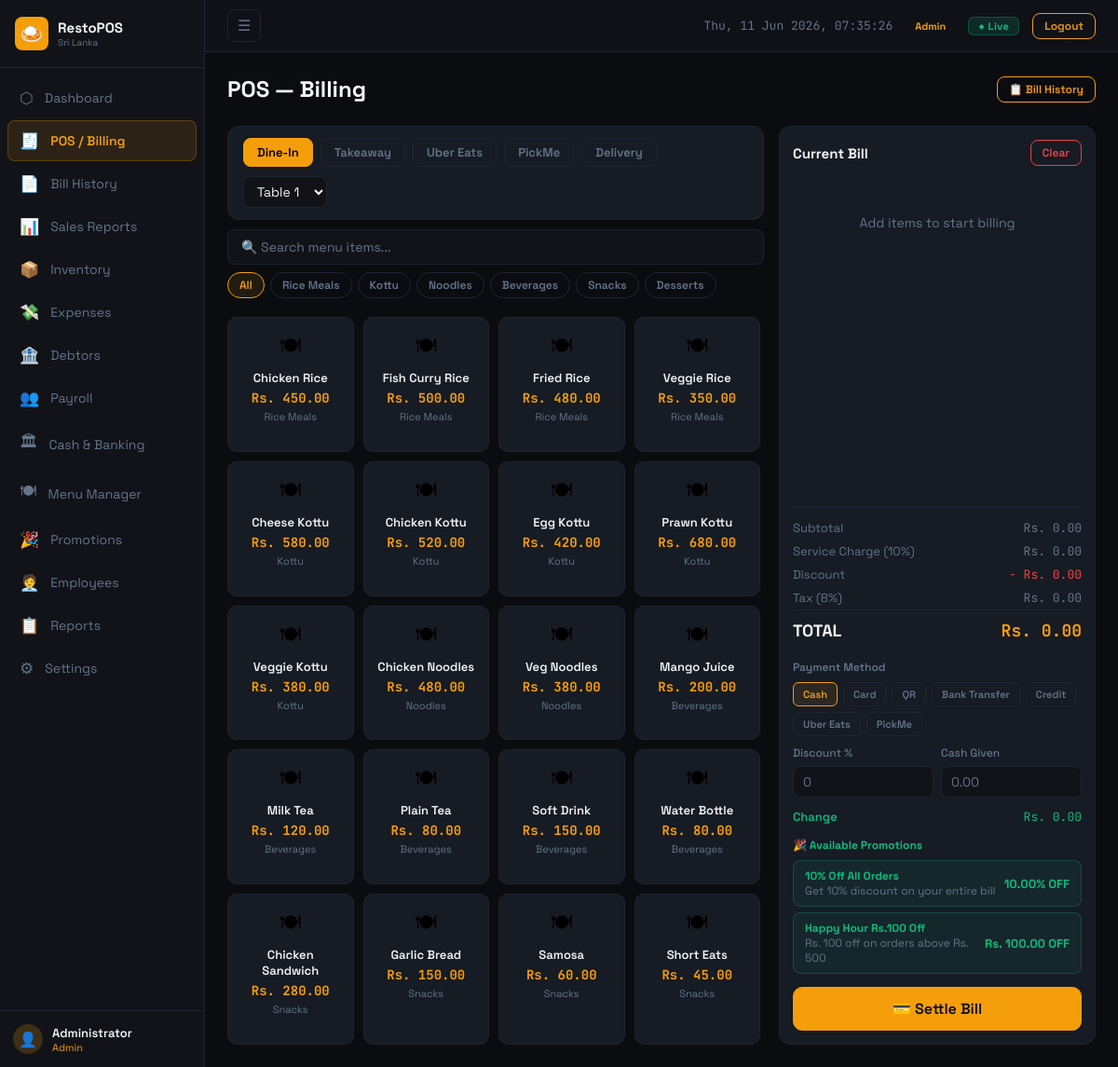
The app's page /modules/pos.php (signed in) with its own data.
### tables this page shows
CREATE TABLE menu_categories (
    id INT AUTO_INCREMENT PRIMARY KEY,
    name VARCHAR(100) NOT NULL,
    sort_order INT DEFAULT 0,
    active TINYINT(1) DEFAULT 1
);

CREATE TABLE menu_items (
    id INT AUTO_INCREMENT PRIMARY KEY,
    category_id INT NOT NULL,
    name VARCHAR(150) NOT NULL,
    price DECIMAL(10,2) NOT NULL DEFAULT 0,
    description TEXT,
    active TINYINT(1) DEFAULT 1,
    created_at TIMESTAMP DEFAULT CURRENT_TIMESTAMP,
    FOREIGN KEY (category_id) REFERENCES menu_categories(id)
);

CREATE TABLE settings (
    id INT AUTO_INCREMENT PRIMARY KEY,
    setting_key VARCHAR(100) NOT NULL UNIQUE,
    setting_value TEXT,
    updated_at TIMESTAMP DEFAULT CURRENT_TIMESTAMP ON UPDATE CURRENT_TIMESTAMP
);

CREATE TABLE promotions (
    id INT AUTO_INCREMENT PRIMARY KEY,
    name VARCHAR(150) NOT NULL,
    description TEXT,
    promo_type ENUM('percent_off','fixed_off','buy_x_get_y') NOT NULL DEFAULT 'percent_off',
    discount_value DECIMAL(10,2) DEFAULT 0,
    buy_qty INT DEFAULT 1,
    get_qty INT DEFAULT 1,
    applies_to ENUM('all','category','item') DEFAULT 'all',
    applies_id INT DEFAULT NULL,
    min_order_amount DECIMAL(10,2) DEFAULT 0,
    valid_from DATE,
    valid_to DATE,
    active TINYINT(1) DEFAULT 1,
    created_at TIMESTAMP DEFAULT CURRENT_TIMESTAMP
);

### includes/config.php (called while the page is built, shortened)
<?php
function getDB(): PDO {
    static $pdo = null;
    if ($pdo === null) {
        $dsn = "mysql:host=".DB_HOST.";dbname=".DB_NAME.";charset=".DB_CHARSET;
        $options = [
            PDO::ATTR_ERRMODE            => PDO::ERRMODE_EXCEPTION,
            PDO::ATTR_DEFAULT_FETCH_MODE => PDO::FETCH_ASSOC,
            PDO::ATTR_EMULATE_PREPARES   => false,
        ];
        try {
            $pdo = new PDO($dsn, DB_USER, DB_PASS, $options);
        } catch (PDOException $e) {
            die('<div style="font-family:monospace;padding:20px;color:red">Database connection failed: ' . $e->getMessage() . '</div>');
        }
    }
    return $pdo;
}
function getSetting(string $key, string $default = ''): string {
    try {
        $db = getDB();
        $stmt = $db->prepare("SELECT setting_value FROM settings WHERE setting_key = ?");
        $stmt->execute([$key]);
        $row = $stmt->fetch();
        return $row ? $row['setting_value'] : $default;
    } catch (Exception $e) {
        return $default;
    }
}

### modules/pos.php (the view, shortened to what this page needs)
<?php
require_once '../includes/config.php';
$db = getDB();
$db->exec("CREATE TABLE IF NOT EXISTS promotions (id INT AUTO_INCREMENT PRIMARY KEY, name VARCHAR(150) NOT NULL, description TEXT, promo_type ENUM('percent_off','fixed_off','buy_x_get_y') NOT NULL DEFAULT 'percent_off', discount_value DECIMAL(10,2) DEFAULT 0, buy_qty INT DEFAULT 1, get_qty INT DEFAULT 1, applies_to ENUM('all','category','item') DEFAULT 'all', applies_id INT DEFAULT NULL, min_order_amount DECIMAL(10,2) DEFAULT 0, valid_from DATE, valid_to DATE, active TINYINT(1) DEFAULT 1, created_at TIMESTAMP DEFAULT CURRENT_TIMESTAMP)");
$db->exec("CREATE TABLE IF NOT EXISTS bill_promotions (id INT AUTO_INCREMENT PRIMARY KEY, bill_id INT NOT NULL, promo_id INT NOT NULL, promo_name VARCHAR(150), discount_amt DECIMAL(10,2) DEFAULT 0)");
$svcPct = (float)getSetting('service_charge_pct', '10');
$taxPct = (float)getSetting('tax_pct', '8');
$categories = $db->query("SELECT * FROM menu_categories WHERE active=1 ORDER BY sort_order")->fetchAll();
$menuItems  = $db->query("SELECT mi.*, mc.name as cat_name FROM menu_items mi JOIN menu_categories mc ON mi.category_id=mc.id WHERE mi.active=1 ORDER BY mc.sort_order,mi.name")->fetchAll();
$today = date('Y-m-d');
$promos = $db->prepare("SELECT * FROM promotions WHERE active=1 AND (valid_from IS NULL OR valid_from <= ?) AND (valid_to IS NULL OR valid_to >= ?) ORDER BY name");
$promos->execute([$today,$today]); $promos=$promos->fetchAll();
include '../includes/header.php';
?>
<div class="page-header">
  <div class="page-title">POS — Billing</div>
  <a href="bills.php" class="btn btn-sm btn-outline">📋 Bill History</a>
</div>
<div class="pos-layout">
<div style="display:flex;flex-direction:column;gap:10px;overflow:hidden">
  <div class="card" style="padding:12px 16px;flex-shrink:0">
    <div style="display:flex;gap:10px;align-items:center;flex-wrap:wrap">
      <div class="order-types">
        <?php foreach (['Dine-In','Takeaway','Uber Eats','PickMe','Delivery'] as $ot): ?>
          <button class="ot-btn <?= $ot==='Dine-In'?'active':'' ?>" data-type="<?= $ot ?>" onclick="setOrderType('<?= $ot ?>')"><?= $ot ?></button>
        <?php endforeach; ?>
      </div>
      <select id="tableSelector" class="form-control" style="width:90px;padding:6px 10px">
        <?php foreach (range(1,12) as $t): ?><option value="T<?= $t ?>">Table <?= $t ?></option><?php endforeach; ?>
      </select>
    </div>
  </div>
  <div style="flex-shrink:0">
    <input type="text" class="form-control mb-8" placeholder="🔍 Search menu items..." oninput="menuSearch(this.value)">
    <div class="cat-filters">
      <button class="cat-btn active" data-cat="All" onclick="filterCategory('All')">All</button>
      <?php foreach ($categories as $cat): ?>
        <button class="cat-btn" data-cat="<?= htmlspecialchars($cat['name']) ?>" onclick="filterCategory('<?= htmlspecialchars($cat['name']) ?>')"><?= htmlspecialchars($cat['name']) ?></button>
      <?php endforeach; ?>
    </div>
  </div>
  <div class="menu-grid" style="flex:1">
    <?php foreach ($menuItems as $item): ?>
      <button class="menu-btn"
              data-id="<?= $item['id'] ?>"
              data-cat="<?= htmlspecialchars($item['cat_name']) ?>"
              data-name="<?= htmlspecialchars(strtolower($item['name'])) ?>"
              onclick="addToCart(<?= $item['id'] ?>, '<?= addslashes($item['name']) ?>', <?= $item['price'] ?>)">
        <span class="menu-emoji">🍽</span>
        <span class="item-name"><?= htmlspecialchars($item['name']) ?></span>
        <span class="item-price">Rs. <?= number_format($item['price'],2) ?></span>
        <span class="item-cat"><?= htmlspecialchars($item['cat_name']) ?></span>
      </button>
    <?php endforeach; ?>
  </div>
</div>
<div class="bill-panel">
  <div class="card" style="flex:1;display:flex;flex-direction:column;padding:14px;overflow:hidden">
    <div class="flex-between mb-12">
      <div style="font-weight:700;font-size:15px">Current Bill</div>
      <button class="btn btn-sm btn-outline-red" onclick="clearBill()">Clear</button>
    </div>
    <div id="billItems" class="bill-items">
      <div style="color:var(--muted);text-align:center;margin-top:40px;font-size:14px">Add items to start billing</div>
    </div>
    <div style="border-top:1px solid var(--border);padding-top:10px;margin-top:10px">
      <div class="bill-total-line"><span>Subtotal</span><span id="billSubtotal" class="mono">Rs. 0.00</span></div>
      <div class="bill-total-line"><span>Service Charge (<?= $svcPct ?>%)</span><span id="billSvc" class="mono">Rs. 0.00</span></div>
      <div class="bill-total-line"><span>Discount</span><span id="billDisc" class="mono text-red">- Rs. 0.00</span></div>
      <div class="bill-total-line"><span>Tax (<?= $taxPct ?>%)</span><span id="billTax" class="mono">Rs. 0.00</span></div>
      <div class="bill-grand"><span>TOTAL</span><span id="billTotal" class="mono text-accent">Rs. 0.00</span></div>
    </div>
    <div style="margin-top:10px">
      <div class="fs-12 text-muted mb-8" style="font-weight:600">Payment Method</div>
      <div class="pay-methods">
        <?php foreach (['Cash','Card','QR','Bank Transfer','Credit','Uber Eats','PickMe'] as $pm): ?>
          <button class="pay-btn <?= $pm==='Cash'?'active':'' ?>"
                  data-method="<?= $pm ?>"
                  onclick="posSetPay('<?= $pm ?>')"><?= $pm ?></button>
        <?php endforeach; ?>
      </div>
      <div style="display:flex;gap:8px;margin-top:10px;margin-bottom:8px">
        <div class="form-group" style="flex:1">
          <label class="form-label fs-12">Discount %</label>
          <input type="number" id="discountInput" class="form-control" min="0" max="100" placeholder="0" oninput="setDiscount(this.value)" style="padding:7px 10px">
        </div>
        <div class="form-group" id="cashRow" style="flex:1">
          <label class="form-label fs-12">Cash Given</label>
          <input type="number" id="cashGiven" class="form-control" placeholder="0.00" oninput="updateChange()" style="padding:7px 10px">
        </div>
      </div>
      <div class="bill-total-line">
        <span style="color:var(--green);font-weight:600">Change</span>
        <span id="changeAmt" class="mono text-green">Rs. 0.00</span>
      </div>
      <?php if (!empty($promos)): ?>
      <div style="margin-top:10px">
        <div class="fs-12 mb-8" style="font-weight:700;color:var(--green)">🎉 Available Promotions</div>
        <div id="promoList" style="display:flex;flex-direction:column;gap:6px">
          <?php foreach ($promos as $p): ?>
          <div class="promo-card" id="promoCard_<?=$p['id']?>"
               style="padding:8px 12px;background:rgba(16,185,129,.08);border:1px solid rgba(16,185,129,.25);border-radius:8px;cursor:pointer;transition:.15s"
               onclick="applyPromo(<?=$p['id']?>,'<?=addslashes($p['name'])?>','<?=$p['promo_type']?>',<?=$p['discount_value']?>,<?=$p['buy_qty']?>,<?=$p['get_qty']?>,<?=$p['min_order_amount']?>)">
            <div style="display:flex;justify-content:space-between;align-items:center">
              <div>
                <div style="font-weight:700;font-size:12px;color:var(--green)"><?=htmlspecialchars($p['name'])?></div>
                <div class="fs-12 text-muted"><?=htmlspecialchars($p['description']??'')?></div>
              </div>
              <div style="font-weight:700;font-size:13px;color:var(--green);white-space:nowrap;margin-left:8px">
                <?php if ($p['promo_type']==='percent_off'): ?><?=$p['discount_value']?>% OFF
                <?php elseif ($p['promo_type']==='fixed_off'): ?>Rs. <?=number_format($p['discount_value'],2)?> OFF
                <?php else: ?>Buy <?=$p['buy_qty']?> Get Free<?php endif; ?>
              </div>
            </div>
          </div>
          <?php endforeach; ?>
        </div>
      </div>
      <?php endif; ?>
    </div>
    <form method="POST" id="posForm" onsubmit="return validateBill()">
      <button type="submit" class="btn btn-block btn-lg" style="margin-top:14px;border-radius:10px;font-size:16px">
        💳 Settle Bill
      </button>
    </form>
  </div>
</div>
</div>
<?php include '../includes/footer.php'; ?>

### assets/css/style.css (style rules this page uses)
:root { --bg: #0a0c10; --surface: #111318; --card: #161b24; --border: #1e2530; --accent: #f59e0b; --accent2: #92400e; --green: #10b981; --red: #ef4444; --blue: #3b82f6; --purple: #8b5cf6; --text: #f1f5f9; --muted: #64748b; --sidebar-w:220px; }
*,*::before,*::after { box-sizing:border-box; margin:0; padding:0; }
html { font-size:15px; }
body { font-family:'Space Grotesk',sans-serif; background:var(--bg); color:var(--text); min-height:100vh; }
a { text-decoration:none; color:inherit; }
button,input,select,textarea { font-family:inherit; }
.page-header { display:flex; justify-content:space-between; align-items:center; margin-bottom:24px; flex-wrap:wrap; gap:12px; }
.page-title { font-size:24px; font-weight:700; }
.card { background:var(--card); border:1px solid var(--border); border-radius:12px; padding:20px; }
.btn { display:inline-flex; align-items:center; gap:6px; padding:8px 18px; border-radius:8px; font-size:14px; font-weight:600; border:1px solid var(--accent); background:var(--accent); color:#0a0c10; cursor:pointer; transition:all .15s; white-space:nowrap; }
.btn-sm { padding:5px 12px; font-size:12px; }
.btn-outline { background:transparent; color:var(--accent); }
.btn-outline-red { background:transparent; border-color:var(--red); color:var(--red); }
.btn-block { width:100%; justify-content:center; }
.btn-lg { padding:12px 24px; font-size:16px; }
.form-group { display:flex; flex-direction:column; gap:6px; }
.form-label { font-size:13px; color:var(--muted); font-weight:500; }
.form-control { background:var(--surface); border:1px solid var(--border); border-radius:8px; padding:9px 14px; color:var(--text); font-size:14px; font-family:'Space Grotesk',sans-serif; transition:border-color .15s; width:100%; }
.form-control::placeholder { color:var(--muted); }
.mono { font-family:'JetBrains Mono',monospace; }
.text-green { color:var(--green); }
.text-red { color:var(--red); }
.text-accent { color:var(--accent); }
.text-muted { color:var(--muted); }
.pos-layout { display:grid; grid-template-columns:1fr 340px; gap:16px; height:calc(100vh - 80px); }
.menu-grid { display:grid; grid-template-columns:repeat(auto-fill,minmax(130px,1fr)); gap:10px; overflow-y:auto; padding-right:4px; }
.menu-btn { background:var(--card); border:1px solid var(--border); border-radius:10px; padding:14px 10px; text-align:center; cursor:pointer; transition:all .15s; display:flex; flex-direction:column; align-items:center; gap:4px; }
.menu-btn .item-name { font-size:13px; font-weight:600; color:var(--text); }
.menu-btn .item-price { font-size:14px; font-weight:700; color:var(--accent); font-family:'JetBrains Mono',monospace; }
.menu-btn .item-cat { font-size:11px; color:var(--muted); }
.menu-emoji { font-size:22px; }
.cat-filters { display:flex; gap:6px; flex-wrap:wrap; margin-bottom:10px; }
.cat-btn { padding:5px 12px; border-radius:20px; font-size:12px; font-weight:600; border:1px solid var(--border); background:transparent; color:var(--muted); cursor:pointer; transition:.15s; }
.cat-btn.active { border-color:var(--accent); color:var(--accent); background:rgba(245,158,11,.1); }
.bill-panel { display:flex; flex-direction:column; height:100%; }
.bill-items { flex:1; overflow-y:auto; }
.bill-total-line { display:flex; justify-content:space-between; padding:4px 0; font-size:13px; color:var(--muted); }
.bill-grand { display:flex; justify-content:space-between; padding:10px 0; font-size:18px; font-weight:700; border-top:1px solid var(--border); }
.pay-methods { display:flex; gap:6px; flex-wrap:wrap; margin-bottom:10px; }
.pay-btn { padding:5px 10px; border-radius:6px; font-size:11px; font-weight:600; border:1px solid var(--border); background:transparent; color:var(--muted); cursor:pointer; transition:.15s; }
.pay-btn.active { border-color:var(--accent); color:var(--accent); background:rgba(245,158,11,.1); }
.order-types { display:flex; gap:8px; flex-wrap:wrap; }
.ot-btn { padding:6px 14px; border-radius:8px; font-size:13px; font-weight:600; border:1px solid var(--border); background:transparent; color:var(--muted); cursor:pointer; transition:.15s; }
.ot-btn.active { background:var(--accent); border-color:var(--accent); color:#000; }
.flex-between { display:flex; justify-content:space-between; align-items:center; }
.mb-8 { margin-bottom:8px; }
.mb-12 { margin-bottom:12px; }
.fs-12 { font-size:12px; }

### records on screen
menu_categories: name "Rice Meals"
menu_categories: name "Kottu"
menu_categories: name "Noodles"
menu_categories: name "Beverages"
menu_categories: name "Snacks"
menu_categories: name "Desserts"
menu_items: name "Chicken Rice", price "450.00", category.name "Rice Meals"
menu_items: name "Fish Curry Rice", price "500.00", category.name "Rice Meals"
menu_items: name "Fried Rice", price "480.00", category.name "Rice Meals"
menu_items: name "Veggie Rice", price "350.00", category.name "Rice Meals"
menu_items: name "Cheese Kottu", price "580.00", category.name "Kottu"
menu_items: name "Chicken Kottu", price "520.00", category.name "Kottu"
menu_items: name "Egg Kottu", price "420.00", category.name "Kottu"
menu_items: name "Prawn Kottu", price "680.00", category.name "Kottu"
menu_items: name "Veggie Kottu", price "380.00", category.name "Kottu"
menu_items: name "Chicken Noodles", price "480.00", category.name "Noodles"
menu_items: name "Veg Noodles", price "380.00", category.name "Noodles"
menu_items: name "Mango Juice", price "200.00", category.name "Beverages"
menu_items: name "Milk Tea", price "120.00", category.name "Beverages"
menu_items: name "Plain Tea", price "80.00", category.name "Beverages"
menu_items: name "Soft Drink", price "150.00", category.name "Beverages"
menu_items: name "Water Bottle", price "80.00", category.name "Beverages"
menu_items: name "Chicken Sandwich", price "280.00", category.name "Snacks"
menu_items: name "Garlic Bread", price "150.00", category.name "Snacks"
menu_items: name "Samosa", price "60.00", category.name "Snacks"
menu_items: name "Short Eats", price "45.00", category.name "Snacks"
settings: setting_value "10"
settings: setting_value "8"
promotions: name "10% Off All Orders", description "Get 10% discount on your entire bill", discount_value "10.00"
promotions: name "Happy Hour Rs.100 Off", description "Rs. 100 off on orders above Rs. 500", discount_value "100.00"

### other values on screen
$nav['icon'] "⬡"
$nav['label'] "Dashboard"
$nav['icon'] "🧾"
$nav['label'] "POS / Billing"
$nav['icon'] "📄"
$nav['label'] "Bill History"
$nav['icon'] "📊"
$nav['label'] "Sales Reports"
$nav['icon'] "📦"
$nav['label'] "Inventory"
$nav['icon'] "💸"
$nav['label'] "Expenses"
$nav['icon'] "🏦"
$nav['label'] "Debtors"
$nav['icon'] "👥"
